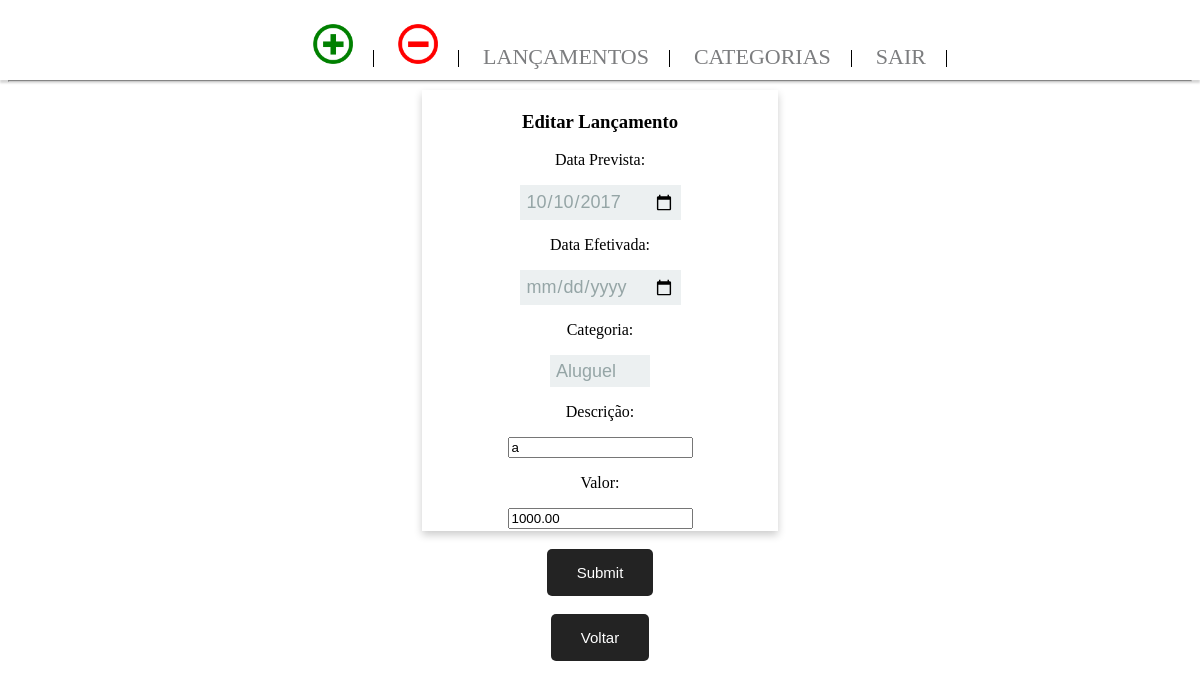
Page /Gerenciador_Financeiro/editar_lancamento.php?id=18 (signed in) on the committed database.
### tables this page shows
CREATE TABLE `lancamento_tb` (
  `id_lancamento` int(6) NOT NULL,
  `data_prevista` date NOT NULL,
  `data_efetivada` date NOT NULL,
  `categoria` int(6) NOT NULL,
  `descricao` varchar(40) NOT NULL,
  `valor` decimal(10,2) NOT NULL,
  `tipo` varchar(3) NOT NULL
);

### Gerenciador_Financeiro/editar_lancamento.php (the view, shortened to what this page needs)
<!DOCTYPE html>
<html lang="pt-br">
	<head>
		<link rel="stylesheet" href="css/css.css">
		<link rel="stylesheet" href="css/header.css">
	</head>
	<?php
		$id   = $_GET['id'];
		include "conexao.php";
		$sql = "SELECT * FROM lancamento_tb WHERE id_lancamento= $id";
		$financeiro = $conexao -> prepare($sql);
		$financeiro -> execute();
		foreach($financeiro as $lancamento){
		$tipo = $lancamento['tipo'];
		}
	?>
	<body>
		<header class="header" role="banner">
		    <nav class="nav_bar">
		        <ul class="ul_bar">
		            <li class="li_bar"><a href="form_lancamento.php?tipo=R"><img width="40px" height="40px" title="Adicionar Receita" src="imgs/mais.png"></a></li>
		            <li class="li_bar"><a href="form_lancamento.php?tipo=D"><img width="40px" height="40px" title="Adicionar Despesa" src="imgs/menos.png"></a></li>
		            <li class="li_bar"><a href="listar_lancamentos.php">Lançamentos</a></li>
		            <li class="li_bar"><a href="categorias.php">Categorias</a></li>
		            <li class="li_bar"><a href="logoff.php">Sair</a></li>
		        </ul>
		    </nav>
		</header>
		<center>
		<form method="POST" action="">
			<h1>Formulário de Lançamentos</h1><hr>
			<div class="card">
				<div class="container">
					<h3>Editar Lançamento</h3>
					<p>Data Prevista:</p>
					<input type="date" name="data_prevista" value="<?php echo $lancamento['data_prevista'];?>"autofocus ><br>
					<p>Data Efetivada:</p>
					<input type="date" name="data_efetivada" value="<?php echo $lancamento['data_efetivada'];?>" ><br>
					<p>Categoria:</p>
					<select name="categoria" >
						<?php
						include "conexao.php";
						$sql = "SELECT * FROM categoria_tb WHERE categoria='$tipo' OR categoria='A' ORDER BY categoria ASC";
						$financeiro = $conexao -> prepare($sql);
						$financeiro -> execute();
						foreach($financeiro as $categorias){ ?>
						<option value="<?php echo $categorias['id_categoria'];?>"><?php echo $categorias['nome'];?></option>
						<?php
						}
						?>
					</select>
					<p>Descrição:</p>
					<input type="text" name="descricao" value="<?php echo $lancamento['descricao'];?>"><br>
					<p>Valor:</p>
					<input type="number" name="valor" step="0.01" value="<?php echo $lancamento['valor'];?>" ><br>
				</div>
			</div><br>
			<input class="datas-button" type="submit" name="enviar">
		</form><br>
		<a href="listar_lancamentos.php"><button class="datas-button">Voltar</button></a>
		</center>
	</body>
<html>

### Gerenciador_Financeiro/css/css.css (style rules this page uses)
.card { box-shadow: 0 4px 8px 0 rgba(0,0,0,0.2); transition: 0.3s; width: 30%; margin: 0 auto; }
.container { padding: 2px 16px; }
input[type="date"] { color: #95a5a6; font-family: "Helvetica", arial, sans-serif; font-size: 18px; border:1px solid #ecf0f1; background:#ecf0f1; padding:5px; }
select { appearance: none; color: #95a5a6; font-family: "Helvetica", arial, sans-serif; font-size: 18px; border:1px solid #ecf0f1; background:#ecf0f1; padding:5px; }
input[type="date"], focus { color: #95a5a6; box-shadow: none; }
.datas-button { padding: 15px 30px; color: #FFF; outline: none; background-color: #232323; border: none; border-radius:5px; cursor: pointer; font-size: 15px; }

### Gerenciador_Financeiro/css/header.css (style rules this page uses)
.header { width: 100%; position: fixed; top: 0; left: 0; height: 80px; border: none; background-color: rgba(255,255,255,1); box-shadow: 0px 3px 2px 0px rgba(50, 50, 50, 0.2); }
.nav_bar { margin: 1.5em; }
.ul_bar { list-style-type: none; text-align: center; }
.li_bar { height: 20px; margin-right: 0px; border-right: 1px solid #000; padding: 0 20px; display: inline; }
.li_bar a { text-decoration: none; color: #7c7d7f; font-size: 22px; text-transform: uppercase; transition: all 0.5s ease; display: inline-block; }

### rows in the picture
lancamento_tb: data_prevista "10/10/2017", descricao "a", valor "1000.00"

### other values in the picture
form field categoria "Aluguel"
